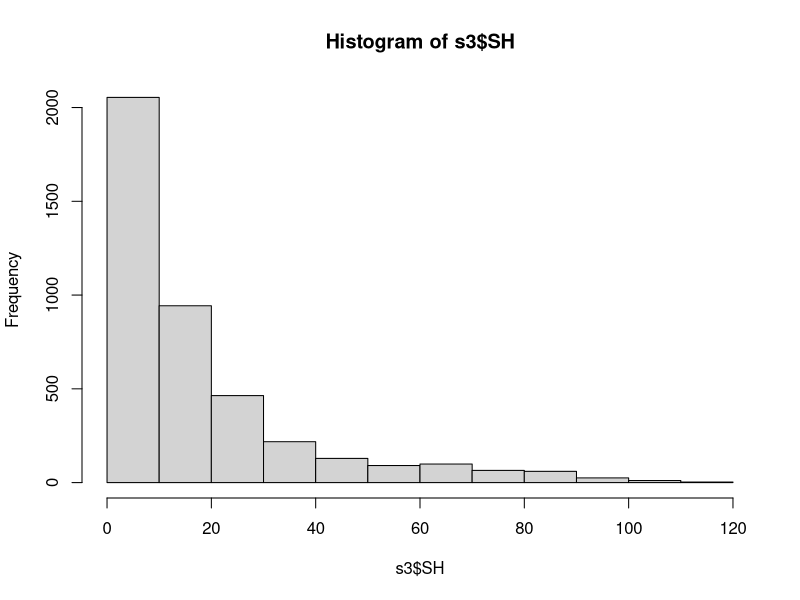

Generate this figure with R: (Note: this script raises an error after producing the figure.)
#This reads in the 2021 Apalach data from jim estes from two different tabs
#one is the shell heights and the other are the counts
#need to calculate the proportion of the different size categories and apply those proportions to the counts


library(readxl)
library(tidyverse)
library(dplyr)
library(reshape)
library(ggplot2)
library(lubridate)

SH <- read_excel("AB_Survey_2021.xlsx",sheet = "SH", range = "A4:G4380")

Counts <- read_excel("AB_Survey_2021.xlsx",sheet = "Counts", range = "A4:K689")

#now start cleaning SH first

names(SH)

s2 <- SH
str(s2)

names(s2)


names(s2)[5] <- "StationName"
names(s2)[6] <- "Quadrat"
names(s2)[7] <- "SH"

s2$SH[s2$SH == "Z"] <-NA

#now make SH a number
s2$SH <- as.numeric(s2$SH)


###
#add period

s3 <- s2 %>%
  mutate(Year = year(s2$Date),
         Month = month(s2$Date),
         Day = day(s2$Date))

s3$Period <- NA
firstyear <- 2015
endyear <- max(s3$Year)

years <- sort(rep(firstyear:endyear, times = 1, each = 2))

for(i in unique(years)){
  y <- i #year
  p <- which(years == i) #period number - 2010 = 1 and 2, 2011 = 3 and 4, and so forth.
  for(j in 1:nrow(s3)){
    if(s3$Year[j] == y & s3$Month[j] > 3 & s3$Month[j] < 10) s3$Period[j] = p[1] #year i months 4-9
    if(s3$Year[j] == y & s3$Month[j] > 9) s3$Period[j] = p[2] #year i months 10-12
    if(s3$Year[j] == y+1 & s3$Month[j] < 4) s3$Period[j] = p[2] #year i+1 months 1-3
  }
}

s3$Season <- "Winter"
s3$Season[s3$Period == 1 | s3$Period == 3 | s3$Period == 5 | s3$Period == 7 | s3$Period == 9| s3$Period == 11| s3$Period == 13| s3$Period == 15] <- "Summer"

####

names(s3)

unique(s3$Period)

num_spat<-length(s3$SH[s3$SH<26])
num_total<-length(s3$SH)

proportion_spat<-num_spat/num_total

########
####SPAT######
p11 <- subset(s3, s3$Period == 11)
num_spat_p11<-length(p11$SH[p11$SH<26])
num_total_p11<-length(p11$SH)
proportion_spat_p11<-num_spat_p11/num_total_p11
#0.949 spat

p12 <- subset(s3, s3$Period == 12)
num_spat_p12<-length(p12$SH[p12$SH<26])
num_total_p12<-length(p12$SH)
proportion_spat_p12<-num_spat_p12/num_total_p12
#0.74 spat

p13 <- subset(s3, s3$Period == 13)
num_spat_p13<-length(p13$SH[p13$SH<26])
num_total_p13<-length(p13$SH)
proportion_spat_p13<-num_spat_p13/num_total_p13
#0.81 spat

hist(s3$SH)

###SEED
#seed are done using dplyr, so different than seed or legal 

num_seed_p11<-length(subset(p11$SH, p11$SH>=26 & p11$SH<76))
num_total_p11<-length(p11$SH)
proportion_seed_p11<-num_seed_p11/num_total_p11
#0.05 seed

num_seed_p12<-length(subset(p12$SH, p12$SH>=26 & p12$SH<76))
num_total_p12<-length(p12$SH)
proportion_seed_p12<-num_seed_p12/num_total_p12
#0.24 seed

num_seed_p13<-length(subset(p13$SH, p13$SH>=26 & p13$SH<76))
num_total_p13<-length(p13$SH)
proportion_seed_p13<-num_seed_p13/num_total_p13
#0.15 seed

####Legal######
num_Legal_p11<-length(subset(p11$SH, p11$SH>=76))
num_total_p11<-length(p11$SH)
proportion_legal_p11<-num_Legal_p11/num_total_p11
#0 Legal

num_Legal_p12<-length(subset(p12$SH, p12$SH>=76))
num_total_p12<-length(p12$SH)
proportion_legal_p12<-num_Legal_p12/num_total_p12
#0.02 Legal

num_Legal_p13<-length(subset(p13$SH, p13$SH>=76))
num_total_p13<-length(p13$SH)
proportion_legal_p13<-num_Legal_p13/num_total_p13
#0.04 Legal

###now clean counts

c1<-Counts

names(c1)
names(c1)[5] <- "StationName"
names(c1)[7] <- "Quadrat_live"
names(c1)[8] <- "Quadrat_dead"
names(c1)[9] <- "Volume_L"
names(c1)[10] <- "Weight_kg"
names(c1)[11] <- "Number_drills"

str(c1)

unique(c1$Quadrat)


###
#add period

c2 <-c1 %>%
  mutate(Year = year(c2$Date),
         Month = month(c2$Date),
         Day = day(c2$Date))

c2$Period <- NA
firstyear <- 2015
endyear <- max(c2$Year)

years <- sort(rep(firstyear:endyear, times = 1, each = 2))

for(i in unique(years)){
  y <- i #year
  p <- which(years == i) #period number - 2010 = 1 and 2, 2011 = 3 and 4, and so forth.
  for(j in 1:nrow(c2)){
    if(c2$Year[j] == y & c2$Month[j] > 3 & c2$Month[j] < 10) c2$Period[j] = p[1] #year i months 4-9
    if(c2$Year[j] == y & c2$Month[j] > 9) c2$Period[j] = p[2] #year i months 10-12
    if(c2$Year[j] == y+1 & c2$Month[j] < 4) c2$Period[j] = p[2] #year i+1 months 1-3
  }
}

c2$Season <- "Winter"
c2$Season[c2$Period == 1 | c2$Period == 3 | c2$Period == 5 | c2$Period == 7 | c2$Period == 9| c2$Period == 11| c2$Period == 13| c2$Period == 15] <- "Summer"

####

names(s3)
names(c2)


#subset the columns to the ones you want to work with
c3 <- c2 %>% 
  dplyr::select("Survey","Site","Station","StationName","Quadrat"
                ,"Quadrat_live","Quadrat_dead","Weight_kg",
                "Number_drills","Month","Day","Year","Period","Season")

unique(c3$Period)


c3$Spatprop <-0.99
c3$Spatprop[c3$Period ==11] <-proportion_spat_p11
c3$Spatprop[c3$Period ==12] <-proportion_spat_p12
c3$Spatprop[c3$Period ==13] <-proportion_spat_p13

c3$Seedprop <-0.99
c3$Seedprop[c3$Period ==11] <-proportion_seed_p11
c3$Seedprop[c3$Period ==12] <-proportion_seed_p12
c3$Seedprop[c3$Period ==13] <-proportion_seed_p13

c3$Legalprop <-0.99
c3$Legalprop[c3$Period ==11] <-proportion_legal_p11
c3$Legalprop[c3$Period ==12] <-proportion_legal_p12
c3$Legalprop[c3$Period ==13] <-proportion_legal_p13

##next you need to take these proportions and apply them to the total counts in each period
#this is how you did it in the FWC "random" for random effects file


# 
# #now multiply these proportions * the Quadrat_live
# #round it so there are no fractions of oysters
# #and convert to integer
c3$TotalSpat <-as.integer(round((c3$Quadrat_live * c3$Spatprop),0))
c3$TotalSeed <-as.integer(round((c3$Quadrat_live * c3$Seedprop),0))
c3$TotalLegal <-as.integer(round((c3$Quadrat_live * c3$Legalprop),0))

# 

#subset the columns to the ones you want to work with
c4 <- c3 %>% 
  dplyr::select("Survey","Site","Station","StationName","Quadrat"
                ,"TotalSpat","TotalSeed","TotalLegal","Weight_kg",
                "Number_drills","Month","Day","Year","Period","Season")



write.table(c4, file = "~/Git/AB_DEP/20220812_FWC_2021_to_merge.csv", row.names = FALSE,col.names = TRUE,sep = ",")
